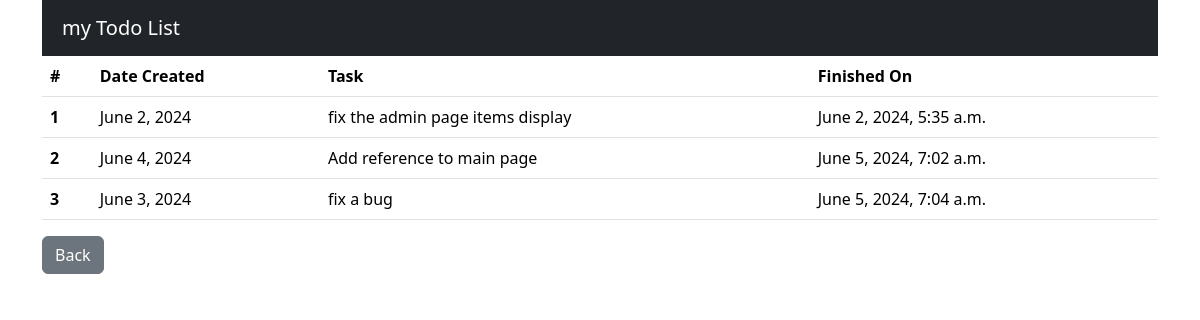
Screenshot of /todo/tasks/1 with the database file from the repository.
### todoList/models.py (models this page shows, shortened)
class task(models.Model):
    listName = models.ForeignKey(listItems, on_delete=models.CASCADE)
    dateCreated = models.DateField()
    taskText = models.CharField(max_length=200)
    finishedAt = models.DateTimeField()

### todoList/views.py (the view)
# urls.py: path('todo/tasks/<int:filter_id>', views.v_tasks, name='tasks'),
def v_tasks(request, filter_id):
    myTasks = task.objects.filter(listName=filter_id).values()
    template = loader.get_template('tasks.html')
    context = {
        'tasks': myTasks,
    }
    return HttpResponse(template.render(context,request))

### todoList/templates/tasks.html (shortened to what this page needs)
{% extends "master.html"%}
{% block content %}
<table class="table">
    <thead>
      <tr>
        <th scope="col">#</th>
        <th scope="col">Date Created</th>
        <th scope="col">Task</th>
        <th scope="col">Finished On</th>
      </tr>
    </thead>
    <tbody>
    {% for t in tasks %}
      <tr>
        <th scope="row">{{forloop.counter}}</th>
        <td>{{t.dateCreated}}</td>
        <td>{{t.taskText}}</td>
        <td>{{t.finishedAt}}</td>
      </tr>
      {% empty %}
        <td>No items inserted</td><td></td><td><td></td>
    {% endfor %}
    </tbody>
  </table>
  <button type="button" class="btn btn-secondary" onclick="window.location = '../'">Back</button>
{% endblock %}

### todoList/templates/master.html (shortened to what this page needs)
<!DOCTYPE html>
<div class="container">
<html>
<head>
  {% load bootstrap5 %}
  {% bootstrap_css %}
  {% load static %}
</head>
<nav class="navbar navbar-expand-lg navbar navbar-dark bg-dark">
  <a class="navbar-brand" href="" style="padding-left: 20px !important;">my Todo List</a>
</nav>
  {% block content %}
  {% endblock %}
</div>
</html>

### rows the page displays
task: dateCreated "June 2, 2024", taskText "fix the admin page items display", finishedAt "June 2, 2024, 5:35 a.m."
task: dateCreated "June 4, 2024", taskText "Add reference to main page", finishedAt "June 5, 2024, 7:02 a.m."
task: dateCreated "June 3, 2024", taskText "fix a bug", finishedAt "June 5, 2024, 7:04 a.m."
